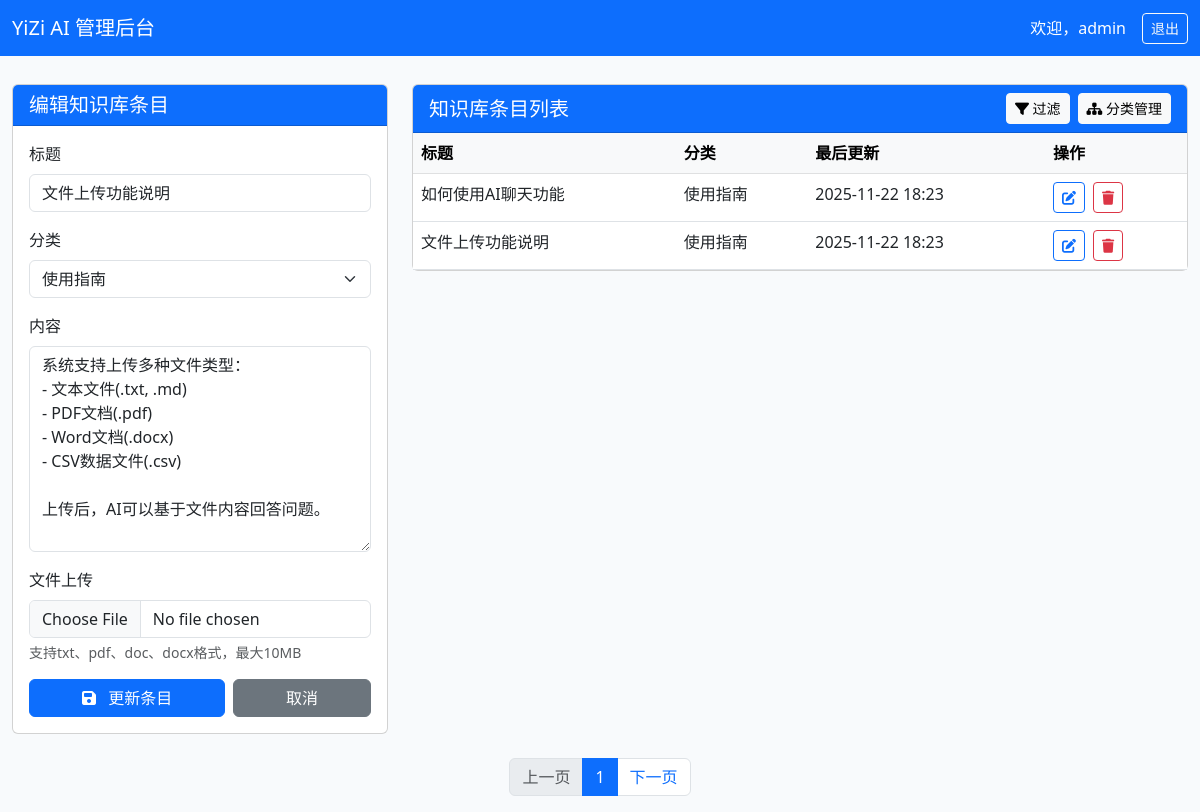
The page /admin/kb-manager.php?edit=2 (signed in) on the database its author committed.
### tables this page shows
CREATE TABLE `kb_entries` (
  `id` int(11) NOT NULL AUTO_INCREMENT,
  `title` varchar(255) NOT NULL COMMENT '标题',
  `content` longtext NOT NULL COMMENT '内容',
  `summary` text COMMENT '摘要',
  `category_id` int(11) DEFAULT NULL COMMENT '分类ID',
  `tags` varchar(500) DEFAULT '' COMMENT '标签',
  `file_path` varchar(255) DEFAULT NULL COMMENT '关联文件路径',
  `file_type` varchar(50) DEFAULT NULL COMMENT '文件类型',
  `file_size` int(11) DEFAULT NULL COMMENT '文件大小',
  `view_count` int(11) DEFAULT 0 COMMENT '查看次数',
  `created_at` timestamp NOT NULL DEFAULT CURRENT_TIMESTAMP COMMENT '创建时间',
  `updated_at` timestamp NOT NULL DEFAULT CURRENT_TIMESTAMP ON UPDATE CURRENT_TIMESTAMP COMMENT '更新时间',
  PRIMARY KEY (`id`),
  FULLTEXT KEY `idx_content` (`title`,`content`,`summary`),
  KEY `idx_category` (`category_id`),
  KEY `idx_tags` (`tags`),
  KEY `idx_created_at` (`created_at`)
);

CREATE TABLE `kb_categories` (
  `id` int(11) NOT NULL AUTO_INCREMENT,
  `name` varchar(100) NOT NULL COMMENT '分类名称',
  `description` text COMMENT '分类描述',
  `sort_order` int(11) DEFAULT 0 COMMENT '排序',
  `created_at` timestamp NOT NULL DEFAULT CURRENT_TIMESTAMP COMMENT '创建时间',
  PRIMARY KEY (`id`),
  KEY `idx_sort_order` (`sort_order`)
);

### admin/kb-manager.php (the view, shortened to what this page needs)
<?php
require 'auth.php';
$stmt = $pdo->query("SELECT * FROM kb_categories ORDER BY name");
$categories = $stmt->fetchAll(PDO::FETCH_ASSOC);
$stmt = $pdo->query("SELECT e.*, c.name as category_name
                    FROM kb_entries e
                    LEFT JOIN kb_categories c ON e.category_id = c.id
                    ORDER BY e.updated_at DESC");
$entries = $stmt->fetchAll(PDO::FETCH_ASSOC);
$edit_entry = null;
if (isset($_GET['edit'])) {
    $stmt = $pdo->prepare("SELECT * FROM kb_entries WHERE id = ?");
    $stmt->execute([$_GET['edit']]);
    $edit_entry = $stmt->fetch(PDO::FETCH_ASSOC);
}
?>
<!DOCTYPE html>
<html lang="zh-CN">
<head>
    <link href="https://cdn.bootcdn.net/ajax/libs/bootstrap/5.3.0/css/bootstrap.min.css" rel="stylesheet">
    <link href="https://cdnjs.cloudflare.com/ajax/libs/font-awesome/6.4.0/css/all.min.css" rel="stylesheet">
</head>
<body>
    <nav class="navbar navbar-expand-lg navbar-dark bg-primary fixed-top">
        <div class="container-fluid">
            <a class="navbar-brand" href="#">YiZi AI 管理后台</a>
            <div class="d-flex align-items-center">
                <span class="text-white me-3">欢迎，<?= htmlspecialchars($_SESSION['user']['username']) ?></span>
                <a href="../logout.php" class="btn btn-outline-light btn-sm">退出</a>
            </div>
        </div>
    </nav>
    <div class="container-fluid mt-4">
        <div class="row">
            <div class="col-md-4">
                <div class="card">
                    <div class="card-header bg-primary text-white">
                        <h5 class="mb-0"><?= $edit_entry ? '编辑知识库条目' : '添加新知识库条目' ?></h5>
                    </div>
                    <div class="card-body">
                        <form method="post" enctype="multipart/form-data">
                            <div class="mb-3">
                                <label class="form-label">标题</label>
                                <input type="text" name="title" class="form-control" required
                                       value="<?= $edit_entry['title'] ?? '' ?>">
                            </div>
                            <div class="mb-3">
                                <label class="form-label">分类</label>
                                <select name="category_id" class="form-select">
                                    <?php foreach ($categories as $category): ?>
                                        <option value="<?= $category['id'] ?>" <?=
                                            (isset($edit_entry['category_id']) && $edit_entry['category_id'] == $category['id']) ? 'selected' : ''
                                        ?>><?= htmlspecialchars($category['name']) ?></option>
                                    <?php endforeach; ?>
                                </select>
                            </div>
                            <div class="mb-3">
                                <label class="form-label">内容</label>
                                <textarea name="content" class="form-control" rows="8"><?=
                                    $edit_entry['content'] ?? ''
                                ?></textarea>
                            </div>
                            <div class="mb-3">
                                <label class="form-label">文件上传</label>
                                <input type="file" name="file" class="form-control">
                                <div class="form-text">支持txt、pdf、doc、docx格式，最大10MB</div>
                            </div>
                            <div class="d-flex gap-2">
                                <button type="submit" class="btn btn-primary flex-fill">
                                    <i class="fas fa-save me-2"></i>
                                    <?= $edit_entry ? '更新条目' : '创建条目' ?>
                                </button>
                                <?php if ($edit_entry): ?>
                                    <a href="kb-manager.php" class="btn btn-secondary flex-fill">取消</a>
                                <?php endif; ?>
                            </div>
                        </form>
                    </div>
                </div>
            </div>
            <div class="col-md-8">
                <div class="card">
                    <div class="card-header bg-primary text-white d-flex justify-content-between align-items-center">
                        <h5 class="mb-0">知识库条目列表</h5>
                        <div class="d-flex gap-2">
                            <button class="btn btn-light btn-sm" data-bs-toggle="collapse" href="#filterPanel">
                                <i class="fas fa-filter"></i> 过滤
                            </button>
                            <a href="kb_categories.php" class="btn btn-light btn-sm">
                                <i class="fas fa-sitemap"></i> 分类管理
                            </a>
                        </div>
                    </div>
                    <div class="card-body p-0">
                        <div class="table-responsive">
                            <table class="table table-hover mb-0">
                                <thead class="table-light">
                                    <tr>
                                        <th>标题</th>
                                        <th>分类</th>
                                        <th>最后更新</th>
                                        <th>操作</th>
                                    </tr>
                                </thead>
                                <tbody>
                                    <?php foreach ($entries as $entry): ?>
                                        <tr class="kb-card">
                                            <td><?= htmlspecialchars($entry['title']) ?></td>
                                            <td><?= $entry['category_name'] ?? '-' ?></td>
                                            <td><?= date('Y-m-d H:i', strtotime($entry['updated_at'])) ?></td>
                                            <td>
                                                <div class="d-flex gap-2">
                                                    <a href="kb-manager.php?edit=<?= $entry['id'] ?>"
                                                       class="btn btn-sm btn-outline-primary">
                                                        <i class="fas fa-edit"></i>
                                                    </a>
                                                    <form method="post" onsubmit="return confirm('确定要删除吗？')">
                                                        <button type="submit" class="btn btn-sm btn-outline-danger">
                                                            <i class="fas fa-trash"></i>
                                                        </button>
                                                    </form>
                                                </div>
                                            </td>
                                        </tr>
                                    <?php endforeach; ?>
                                </tbody>
                            </table>
                        </div>
                    </div>
                </div>
            </div>
        </div>
    </div>
    <div class="d-flex justify-content-center mt-4">
        <nav>
            <ul class="pagination">
                <li class="page-item disabled"><a class="page-link" href="#">上一页</a></li>
                <li class="page-item active"><a class="page-link" href="#">1</a></li>
                <li class="page-item"><a class="page-link" href="#">下一页</a></li>
            </ul>
        </nav>
    </div>
</body>
</html>

### admin/kb-manager.php (style rules this page uses)
body { background: #f8fafc; padding-top: 60px; }

### rows shown on the page
kb_entries: title "文件上传功能说明", category_id "使用指南", content "系统支持上传多种文件类型： - 文本文件(.txt, .md) - PDF文档(.pdf) - Word文档(.docx) - CSV数据文件(.csv) 上传后，AI可以基于文件内容回答问题。", category.name "使用指南", updated_at "2025-11-22 18:23"
kb_entries: title "如何使用AI聊天功能", category.name "使用指南", updated_at "2025-11-22 18:23"

### other values the page prints
$_SESSION['user']['username'] "admin"
